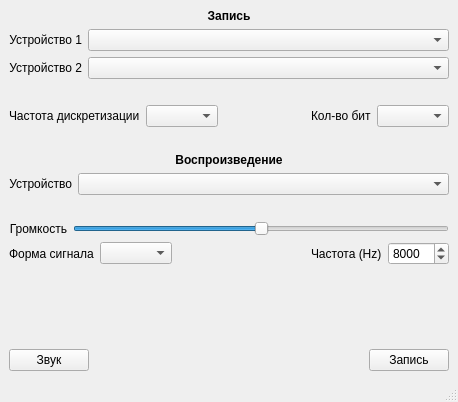
<?xml version="1.0" encoding="UTF-8"?>
<ui version="4.0">
 <class>MainWindow</class>
 <widget class="QMainWindow" name="MainWindow">
  <property name="geometry">
   <rect>
    <x>0</x>
    <y>0</y>
    <width>458</width>
    <height>402</height>
   </rect>
  </property>
  <property name="sizePolicy">
   <sizepolicy hsizetype="Minimum" vsizetype="Minimum">
    <horstretch>0</horstretch>
    <verstretch>0</verstretch>
   </sizepolicy>
  </property>
  <property name="contextMenuPolicy">
   <enum>Qt::ContextMenuPolicy::DefaultContextMenu</enum>
  </property>
  <property name="acceptDrops">
   <bool>true</bool>
  </property>
  <property name="windowTitle">
   <string notr="true">Стетоскоп</string>
  </property>
  <property name="locale">
   <locale language="Russian" country="Russia"/>
  </property>
  <property name="tabShape">
   <enum>QTabWidget::TabShape::Rounded</enum>
  </property>
  <widget class="QWidget" name="centralwidget">
   <property name="sizePolicy">
    <sizepolicy hsizetype="Expanding" vsizetype="Expanding">
     <horstretch>0</horstretch>
     <verstretch>0</verstretch>
    </sizepolicy>
   </property>
   <layout class="QGridLayout" name="gridLayout">
    <item row="2" column="0">
     <spacer name="verticalSpacer">
      <property name="orientation">
       <enum>Qt::Orientation::Vertical</enum>
      </property>
      <property name="sizeType">
       <enum>QSizePolicy::Policy::Fixed</enum>
      </property>
      <property name="sizeHint" stdset="0">
       <size>
        <width>20</width>
        <height>0</height>
       </size>
      </property>
     </spacer>
    </item>
    <item row="1" column="0">
     <layout class="QVBoxLayout" name="verticalLayout" stretch="0,0,0,0,0,0,0,0,0,0,0,0,0">
      <item>
       <widget class="QLabel" name="recordTitle">
        <property name="font">
         <font>
          <bold>true</bold>
         </font>
        </property>
        <property name="locale">
         <locale language="Russian" country="Russia"/>
        </property>
        <property name="text">
         <string>Запись</string>
        </property>
        <property name="alignment">
         <set>Qt::AlignmentFlag::AlignCenter</set>
        </property>
       </widget>
      </item>
      <item>
       <layout class="QHBoxLayout" name="firstDeviceSelection" stretch="0,0">
        <item>
         <widget class="QLabel" name="firstDeviceLabel">
          <property name="maximumSize">
           <size>
            <width>16777215</width>
            <height>16777215</height>
           </size>
          </property>
          <property name="locale">
           <locale language="Russian" country="Russia"/>
          </property>
          <property name="text">
           <string>Устройство 1</string>
          </property>
          <property name="alignment">
           <set>Qt::AlignmentFlag::AlignRight|Qt::AlignmentFlag::AlignTrailing|Qt::AlignmentFlag::AlignVCenter</set>
          </property>
         </widget>
        </item>
        <item>
         <widget class="QComboBox" name="firstDeviceComboBox">
          <property name="sizePolicy">
           <sizepolicy hsizetype="Expanding" vsizetype="Fixed">
            <horstretch>0</horstretch>
            <verstretch>0</verstretch>
           </sizepolicy>
          </property>
         </widget>
        </item>
       </layout>
      </item>
      <item>
       <layout class="QHBoxLayout" name="secondDeviceSelection" stretch="0,0">
        <item>
         <widget class="QLabel" name="secondDeviceLabel">
          <property name="locale">
           <locale language="Russian" country="Russia"/>
          </property>
          <property name="text">
           <string>Устройство 2</string>
          </property>
          <property name="alignment">
           <set>Qt::AlignmentFlag::AlignRight|Qt::AlignmentFlag::AlignTrailing|Qt::AlignmentFlag::AlignVCenter</set>
          </property>
         </widget>
        </item>
        <item>
         <widget class="QComboBox" name="secondDeviceComboBox">
          <property name="sizePolicy">
           <sizepolicy hsizetype="Expanding" vsizetype="Fixed">
            <horstretch>0</horstretch>
            <verstretch>0</verstretch>
           </sizepolicy>
          </property>
         </widget>
        </item>
       </layout>
      </item>
      <item>
       <widget class="QLabel" name="fillerLabel1">
        <property name="text">
         <string/>
        </property>
       </widget>
      </item>
      <item>
       <layout class="QHBoxLayout" name="inputDevicesOptions" stretch="0,0,0,0,0">
        <item>
         <widget class="QLabel" name="sampleRateLabel">
          <property name="sizePolicy">
           <sizepolicy hsizetype="Minimum" vsizetype="Preferred">
            <horstretch>0</horstretch>
            <verstretch>0</verstretch>
           </sizepolicy>
          </property>
          <property name="locale">
           <locale language="Russian" country="Russia"/>
          </property>
          <property name="text">
           <string>Частота дискретизации</string>
          </property>
          <property name="alignment">
           <set>Qt::AlignmentFlag::AlignLeading|Qt::AlignmentFlag::AlignLeft|Qt::AlignmentFlag::AlignVCenter</set>
          </property>
         </widget>
        </item>
        <item>
         <widget class="QComboBox" name="sampleRateComboBox">
          <property name="sizePolicy">
           <sizepolicy hsizetype="Minimum" vsizetype="Fixed">
            <horstretch>0</horstretch>
            <verstretch>0</verstretch>
           </sizepolicy>
          </property>
         </widget>
        </item>
        <item>
         <spacer name="horizontalSpacer_2">
          <property name="orientation">
           <enum>Qt::Orientation::Horizontal</enum>
          </property>
          <property name="sizeHint" stdset="0">
           <size>
            <width>40</width>
            <height>20</height>
           </size>
          </property>
         </spacer>
        </item>
        <item>
         <widget class="QLabel" name="bitDepthLabel">
          <property name="sizePolicy">
           <sizepolicy hsizetype="Minimum" vsizetype="Preferred">
            <horstretch>0</horstretch>
            <verstretch>0</verstretch>
           </sizepolicy>
          </property>
          <property name="locale">
           <locale language="Russian" country="Russia"/>
          </property>
          <property name="text">
           <string>Кол-во бит</string>
          </property>
          <property name="alignment">
           <set>Qt::AlignmentFlag::AlignLeading|Qt::AlignmentFlag::AlignLeft|Qt::AlignmentFlag::AlignVCenter</set>
          </property>
         </widget>
        </item>
        <item>
         <widget class="QComboBox" name="bitDepthComboBox">
          <property name="sizePolicy">
           <sizepolicy hsizetype="Minimum" vsizetype="Fixed">
            <horstretch>0</horstretch>
            <verstretch>0</verstretch>
           </sizepolicy>
          </property>
         </widget>
        </item>
       </layout>
      </item>
      <item>
       <widget class="QLabel" name="fillerLabel3">
        <property name="text">
         <string/>
        </property>
       </widget>
      </item>
      <item>
       <widget class="QLabel" name="playTitle">
        <property name="font">
         <font>
          <bold>true</bold>
         </font>
        </property>
        <property name="locale">
         <locale language="Russian" country="Russia"/>
        </property>
        <property name="text">
         <string>Воспроизведение</string>
        </property>
        <property name="alignment">
         <set>Qt::AlignmentFlag::AlignCenter</set>
        </property>
       </widget>
      </item>
      <item>
       <layout class="QHBoxLayout" name="outputDeviceSelection">
        <item>
         <widget class="QLabel" name="poutputDeviceLabel">
          <property name="locale">
           <locale language="Russian" country="Russia"/>
          </property>
          <property name="text">
           <string>Устройство</string>
          </property>
          <property name="alignment">
           <set>Qt::AlignmentFlag::AlignRight|Qt::AlignmentFlag::AlignTrailing|Qt::AlignmentFlag::AlignVCenter</set>
          </property>
         </widget>
        </item>
        <item>
         <widget class="QComboBox" name="outputDeviceComboBox">
          <property name="sizePolicy">
           <sizepolicy hsizetype="Expanding" vsizetype="Fixed">
            <horstretch>0</horstretch>
            <verstretch>0</verstretch>
           </sizepolicy>
          </property>
         </widget>
        </item>
       </layout>
      </item>
      <item>
       <widget class="QLabel" name="fillerLabel2">
        <property name="text">
         <string/>
        </property>
       </widget>
      </item>
      <item>
       <layout class="QHBoxLayout" name="volumeSelection">
        <item>
         <widget class="QLabel" name="volumeLabel">
          <property name="locale">
           <locale language="Russian" country="Russia"/>
          </property>
          <property name="text">
           <string>Громкость</string>
          </property>
          <property name="alignment">
           <set>Qt::AlignmentFlag::AlignRight|Qt::AlignmentFlag::AlignTrailing|Qt::AlignmentFlag::AlignVCenter</set>
          </property>
         </widget>
        </item>
        <item>
         <widget class="QSlider" name="volumeSlider">
          <property name="maximum">
           <number>100</number>
          </property>
          <property name="value">
           <number>50</number>
          </property>
          <property name="orientation">
           <enum>Qt::Orientation::Horizontal</enum>
          </property>
          <property name="tickInterval">
           <number>0</number>
          </property>
         </widget>
        </item>
       </layout>
      </item>
      <item>
       <layout class="QHBoxLayout" name="outputAudioOptions" stretch="0,0,0,0,0">
        <item>
         <widget class="QLabel" name="shapeLabel">
          <property name="locale">
           <locale language="Russian" country="Russia"/>
          </property>
          <property name="text">
           <string>Форма сигнала</string>
          </property>
          <property name="alignment">
           <set>Qt::AlignmentFlag::AlignLeading|Qt::AlignmentFlag::AlignLeft|Qt::AlignmentFlag::AlignVCenter</set>
          </property>
         </widget>
        </item>
        <item>
         <widget class="QComboBox" name="shapeComboBox">
          <property name="sizePolicy">
           <sizepolicy hsizetype="Minimum" vsizetype="Fixed">
            <horstretch>0</horstretch>
            <verstretch>0</verstretch>
           </sizepolicy>
          </property>
         </widget>
        </item>
        <item>
         <spacer name="horizontalSpacer_3">
          <property name="orientation">
           <enum>Qt::Orientation::Horizontal</enum>
          </property>
          <property name="sizeHint" stdset="0">
           <size>
            <width>40</width>
            <height>20</height>
           </size>
          </property>
         </spacer>
        </item>
        <item>
         <widget class="QLabel" name="frequencyLabel">
          <property name="sizePolicy">
           <sizepolicy hsizetype="Minimum" vsizetype="Preferred">
            <horstretch>0</horstretch>
            <verstretch>0</verstretch>
           </sizepolicy>
          </property>
          <property name="locale">
           <locale language="Russian" country="Russia"/>
          </property>
          <property name="text">
           <string>Частота (Hz)</string>
          </property>
          <property name="alignment">
           <set>Qt::AlignmentFlag::AlignLeading|Qt::AlignmentFlag::AlignLeft|Qt::AlignmentFlag::AlignVCenter</set>
          </property>
         </widget>
        </item>
        <item>
         <widget class="QSpinBox" name="frequencySpinBox">
          <property name="maximumSize">
           <size>
            <width>16777215</width>
            <height>16777215</height>
           </size>
          </property>
          <property name="maximum">
           <number>44100</number>
          </property>
          <property name="value">
           <number>8000</number>
          </property>
         </widget>
        </item>
       </layout>
      </item>
      <item>
       <spacer name="verticalSpacer_2">
        <property name="orientation">
         <enum>Qt::Orientation::Vertical</enum>
        </property>
        <property name="sizeHint" stdset="0">
         <size>
          <width>20</width>
          <height>20</height>
         </size>
        </property>
       </spacer>
      </item>
      <item>
       <layout class="QHBoxLayout" name="controlsGroup">
        <item>
         <widget class="QPushButton" name="playButton">
          <property name="text">
           <string>Звук</string>
          </property>
         </widget>
        </item>
        <item>
         <spacer name="horizontalSpacer_5">
          <property name="orientation">
           <enum>Qt::Orientation::Horizontal</enum>
          </property>
          <property name="sizeHint" stdset="0">
           <size>
            <width>40</width>
            <height>20</height>
           </size>
          </property>
         </spacer>
        </item>
        <item>
         <widget class="QPushButton" name="recordButton">
          <property name="text">
           <string>Запись</string>
          </property>
         </widget>
        </item>
       </layout>
      </item>
     </layout>
    </item>
   </layout>
  </widget>
  <widget class="QMenuBar" name="menubar">
   <property name="geometry">
    <rect>
     <x>0</x>
     <y>0</y>
     <width>458</width>
     <height>22</height>
    </rect>
   </property>
  </widget>
  <widget class="QStatusBar" name="statusbar"/>
 </widget>
 <tabstops>
  <tabstop>secondDeviceComboBox</tabstop>
  <tabstop>firstDeviceComboBox</tabstop>
 </tabstops>
 <resources/>
 <connections/>
</ui>
